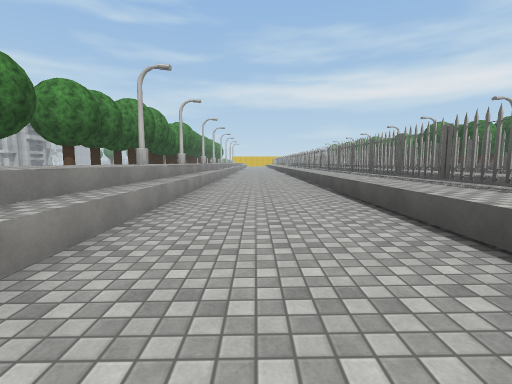
view 1 (above)

21 first-person views from a walk through a 3-D level made in the Unity game engine. The camera is 1.3 m above the floor, tilts 6° down and sees 85° across. The floor is counted in squares, 2.4 m on a side. Each view is taken from the middle of a square. On the plan, view 1 faces up. The plan holds only what a view shows up to about 9 squares ahead; the rest is blank. The place goes on beyond the plan. Some trees and plants on the terrain are drawn as simple stand-ins. The player is left out. Surface patterns are stand-ins for the level's own textures.

view 2
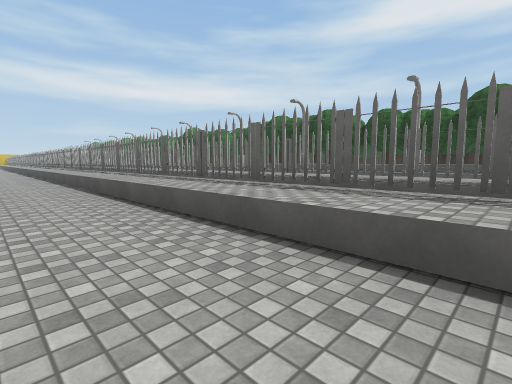

view 3
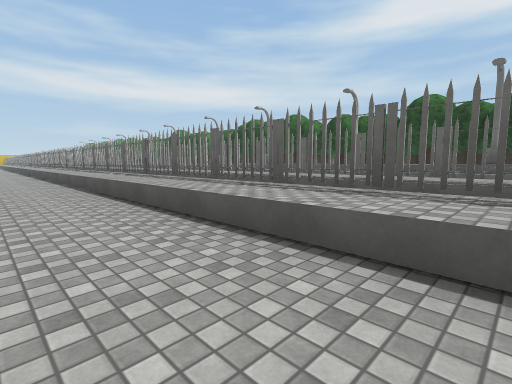

view 4
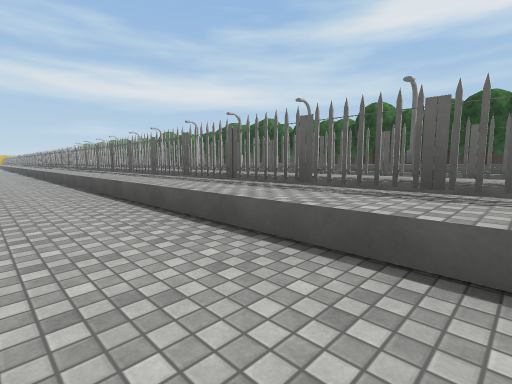

view 5
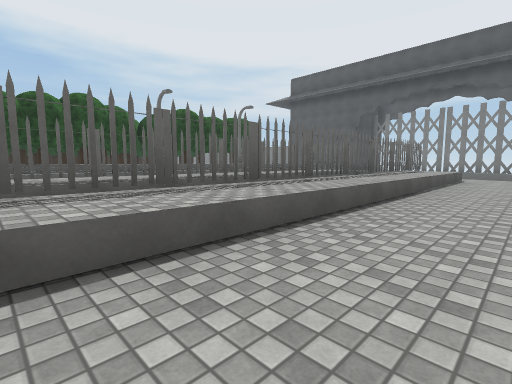

view 6
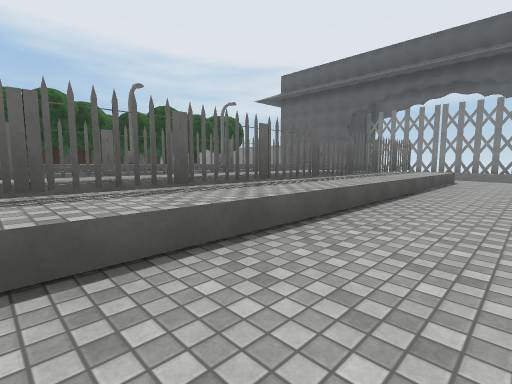

view 7
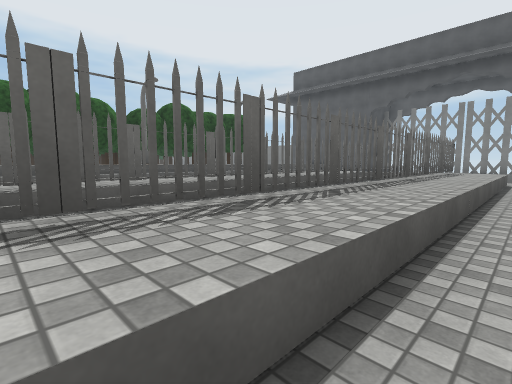

view 8
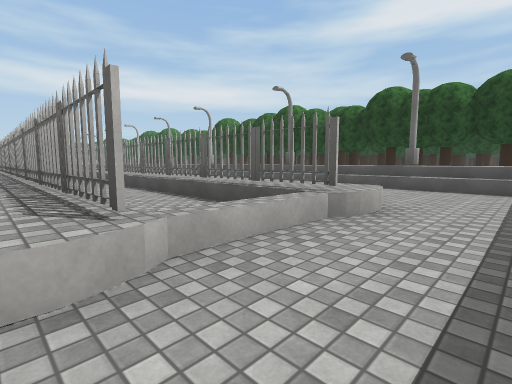

view 9
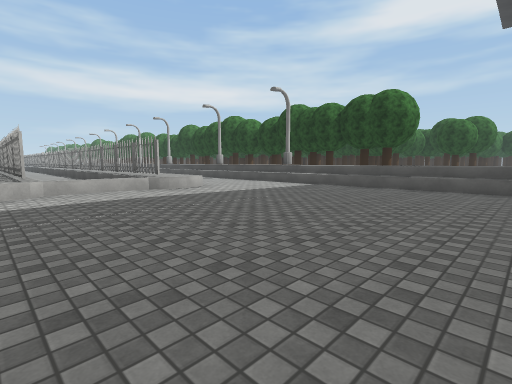

view 10
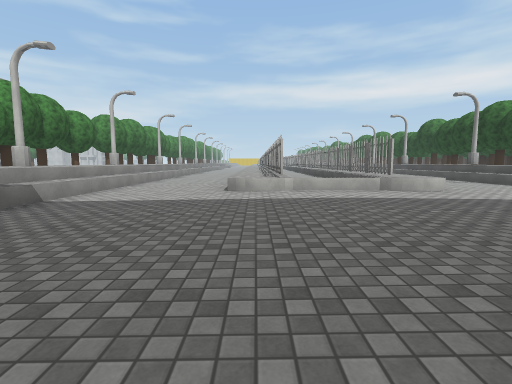

view 11
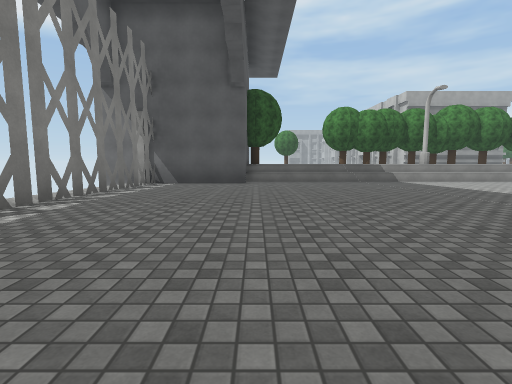

view 12
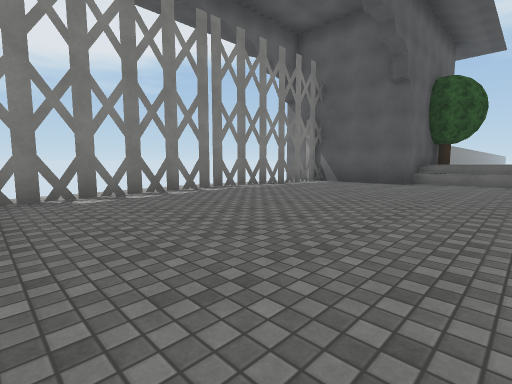

view 13
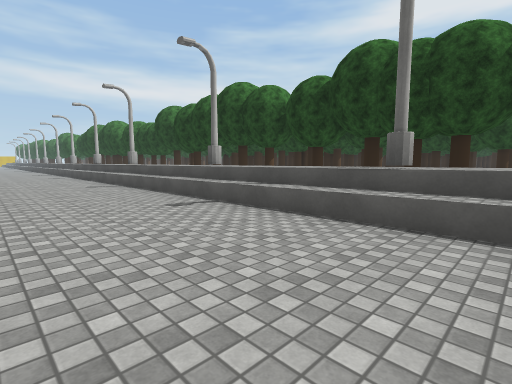

view 14
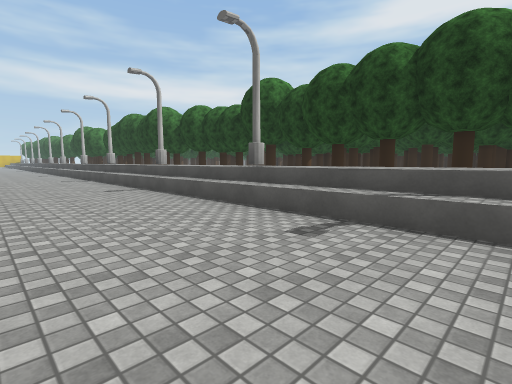

view 15
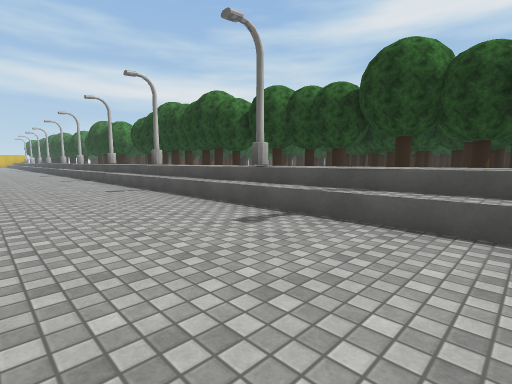

view 16
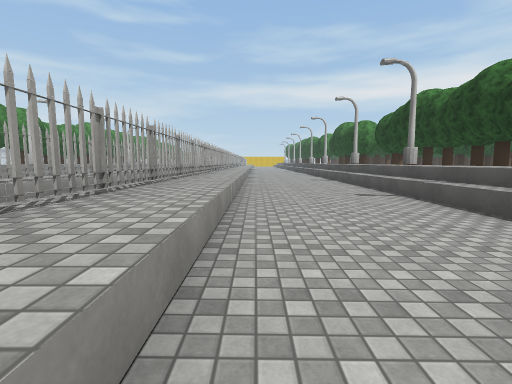

view 17
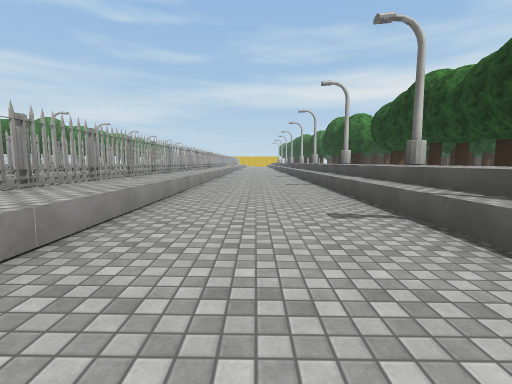

view 18
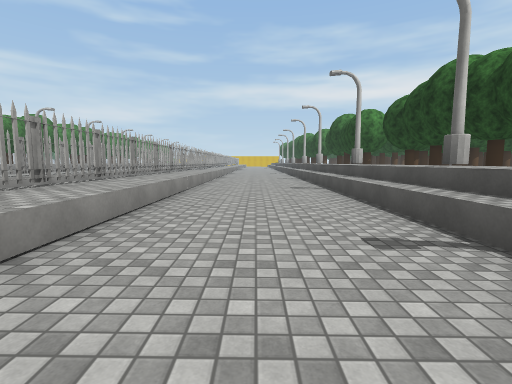

view 19
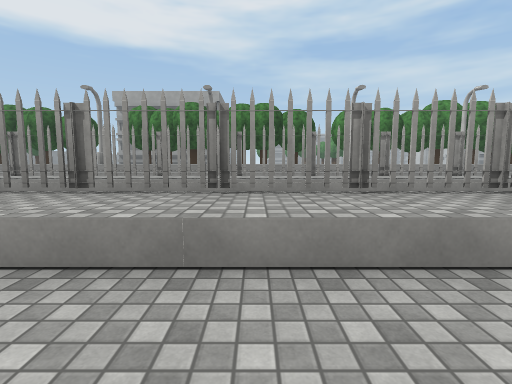

view 20
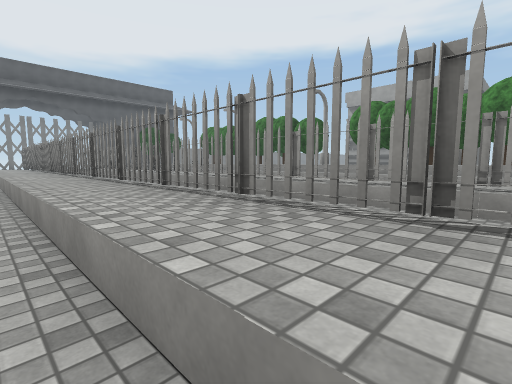

view 21
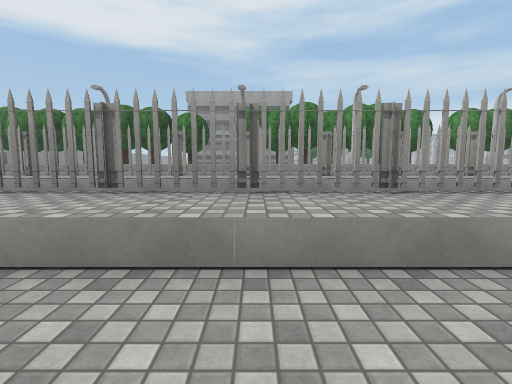

### Floor plan
Key: @ floor where view 1 was taken; # wall or solid block; . floor; = window, fence, low wall or low ledge; ^ raised ledge; P pyramid; T tree; O other object.
Columns run from 3 left of view 1 to 11 right of it. Each row starts with its distance up from view 1.
  9 ^^...OO=O...^^
  8  ^...PP=O...^^
  7 ^^...OO=P...^^^
  6  ^...OO=P...^^^
  5 ^^...OO=P...^^
  4 ^^...OO=P...^^
  3 ^^...PP=P...^^
  2  ^...PP=P...^^^
  1  ^...PP=P...^^
  0  ^.@.PP=P...^^^
 -1  ^...PP=P...^^
 -2  ^...PP=P...^^^
 -3  ^...PP=P...^^
 -4  ^...PP=O...^^^
 -5  ^ ..PP=O...^^
 -6  ^ ..OO=O...^^
 -7 ^^...OO=O...^^
 -8  ^...OO=O...^^^
 -9  ^...OO=O...^^
-10 ^^...PP=P...^^^
-11  ^..........^^
-12  ^..........^^
-13  ^..........^
-14  ^..........^
-15  ^..........^^
-16 T^..........^
-17   #........
-18   #........
-19   #########

Where each view was taken, in squares from view 1:
view 1: 0 up, 0 right, facing up
view 2: 0 up, 0 right, facing up-right
view 3: 2 down, 0 right, facing up-right
view 4: 4 down, 0 right, facing up-right
view 5: 1 down, 0 right, facing down-right
view 6: 2 down, 0 right, facing down-right
view 7: 2 down, 1 right, facing down-right
view 8: 12 down, 2 right, facing up-right
view 9: 16 down, 2 right, facing up-right
view 10: 16 down, 2 right, facing up
view 11: 16 down, 7 right, facing left
view 12: 14 down, 7 right, facing down-left
view 13: 11 down, 6 right, facing up-right
view 14: 5 down, 6 right, facing up-right
view 15: 1 down, 6 right, facing up-right
view 16: 0 up, 6 right, facing up
view 17: 2 up, 7 right, facing up
view 18: 3 up, 7 right, facing up
view 19: 4 up, 7 right, facing left
view 20: 4 up, 6 right, facing down-left
view 21: 1 down, 7 right, facing left
